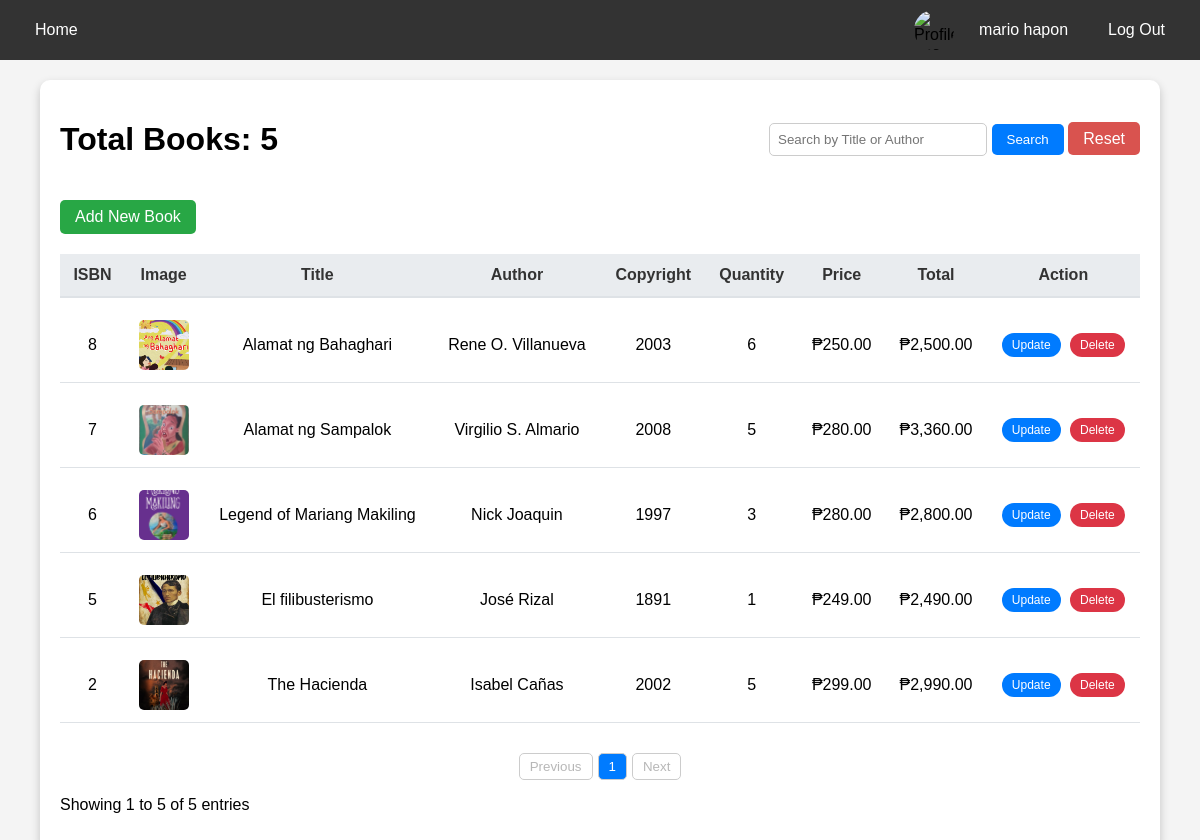
The page /admin/total_books.php (signed in) on the database as committed earlier.
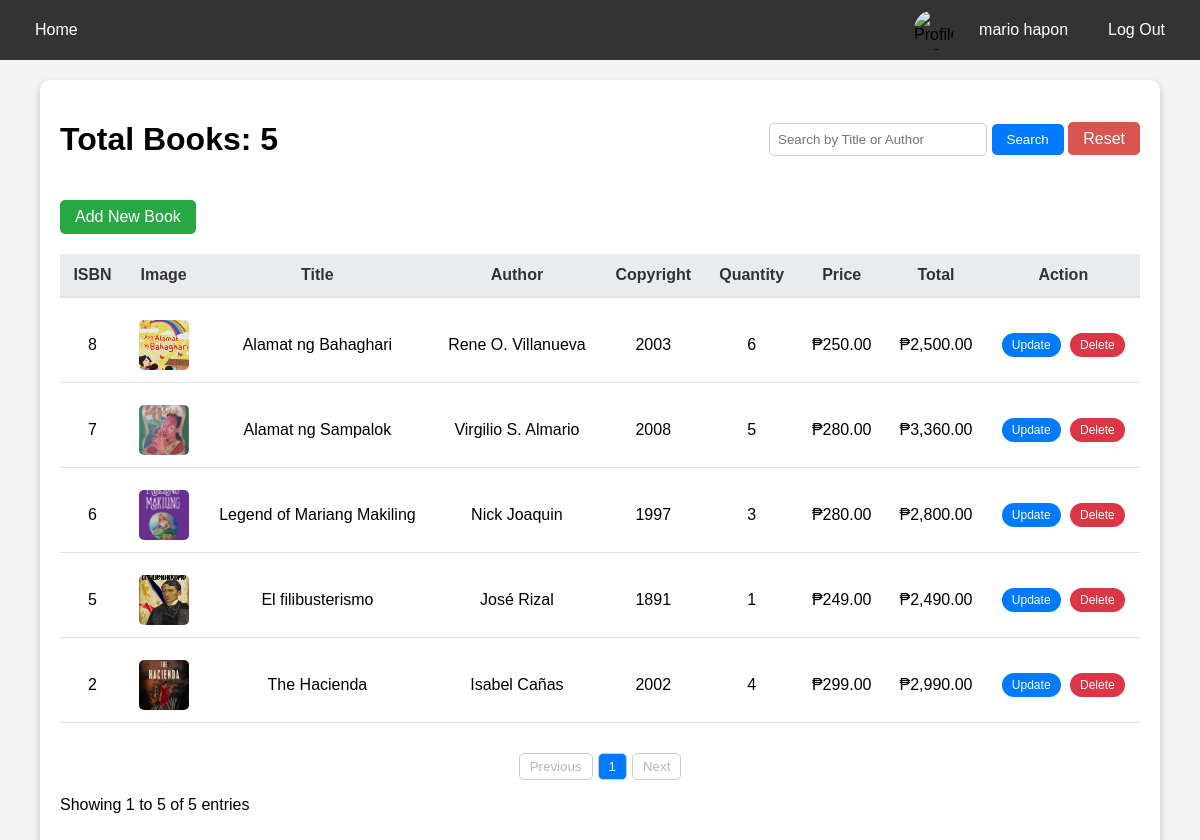
The same page on the database as committed later.
### tables this page shows
CREATE TABLE `books` (
  `isbn` int(11) NOT NULL,
  `title` varchar(255) NOT NULL,
  `book_image` varchar(255) NOT NULL,
  `author` varchar(255) NOT NULL,
  `copyright` int(11) NOT NULL,
  `qty` int(11) NOT NULL,
  `price` float NOT NULL,
  `total` float NOT NULL
);

### admin/total_books.php (the view, shortened to what the changed rows need)
<?php
@include '../db_connect.php';
$items_per_page = 10;
$page = isset($_GET['page']) && is_numeric($_GET['page']) ? max(1, $_GET['page']) : 1;
$start = ($page - 1) * $items_per_page;
$query = "SELECT isbn, title, book_image, author, copyright, qty, price, total FROM books";
$query .= " ORDER BY isbn DESC";
$stmt = mysqli_prepare($conn, $query);
mysqli_stmt_execute($stmt);
$books_query = mysqli_stmt_get_result($stmt);
$books = [];
while ($row = mysqli_fetch_assoc($books_query)) {
    $books[] = $row;
}
$total_books = count($books);
$paginated_books = array_slice($books, $start, $items_per_page);
?>
<!DOCTYPE html>
<html lang="en">
<head>
    <link rel="stylesheet" href="https://cdnjs.cloudflare.com/ajax/libs/font-awesome/5.15.4/css/all.min.css">
</head>
<body>
    <div class="container">
        <div class="search-container">
            <h1>Total Books: <?php echo $total_books; ?></h1>
        </div>
        <div class="book-section">
            <?php if (empty($paginated_books)): ?>
                <p>No books found.</p>
            <?php else: ?>
                <table>
                    <thead>
                        <tr>
                            <th>ISBN</th>
                            <th>Image</th>
                            <th>Title</th>
                            <th>Author</th>
                            <th>Copyright</th>
                            <th>Quantity</th>
                            <th>Price</th>
                            <th>Total</th>
                            <th>Action</th>
                        </tr>
                    </thead>
                    <tbody>
                        <?php foreach ($paginated_books as $book): ?>
                            <tr>
                                <td><?php echo htmlspecialchars($book['isbn']); ?></td>
                                <td><img src="../images/<?php echo htmlspecialchars($book['book_image'] ?: 'default_book.png'); ?>" alt="Book Image"></td>
                                <td><?php echo htmlspecialchars($book['title']); ?></td>
                                <td><?php echo htmlspecialchars($book['author']); ?></td>
                                <td><?php echo htmlspecialchars($book['copyright']); ?></td>
                                <td><?php echo htmlspecialchars($book['qty']); ?></td>
                                <td>₱<?php echo number_format($book['price'], 2); ?></td>
                                <td>₱<?php echo number_format($book['total'], 2); ?></td>
                                <td>
                                    <a href="../admin/edit_book.php?isbn=<?php echo $book['isbn']; ?>" class="update-btn">Update</a>
                                    <a href="../admin/delete_book.php?isbn=<?php echo $book['isbn']; ?>" class="delete-btn" onclick="return confirm('Are you sure you want to delete this book?');">Delete</a>
                                </td>
                            </tr>
                        <?php endforeach; ?>
                    </tbody>
                </table>
            <?php endif; ?>
        </div>
    </div>
</body>
</html>

Rows that differ between the two databases and show on the page:
changed books "The Hacienda": qty "5" → "4"
